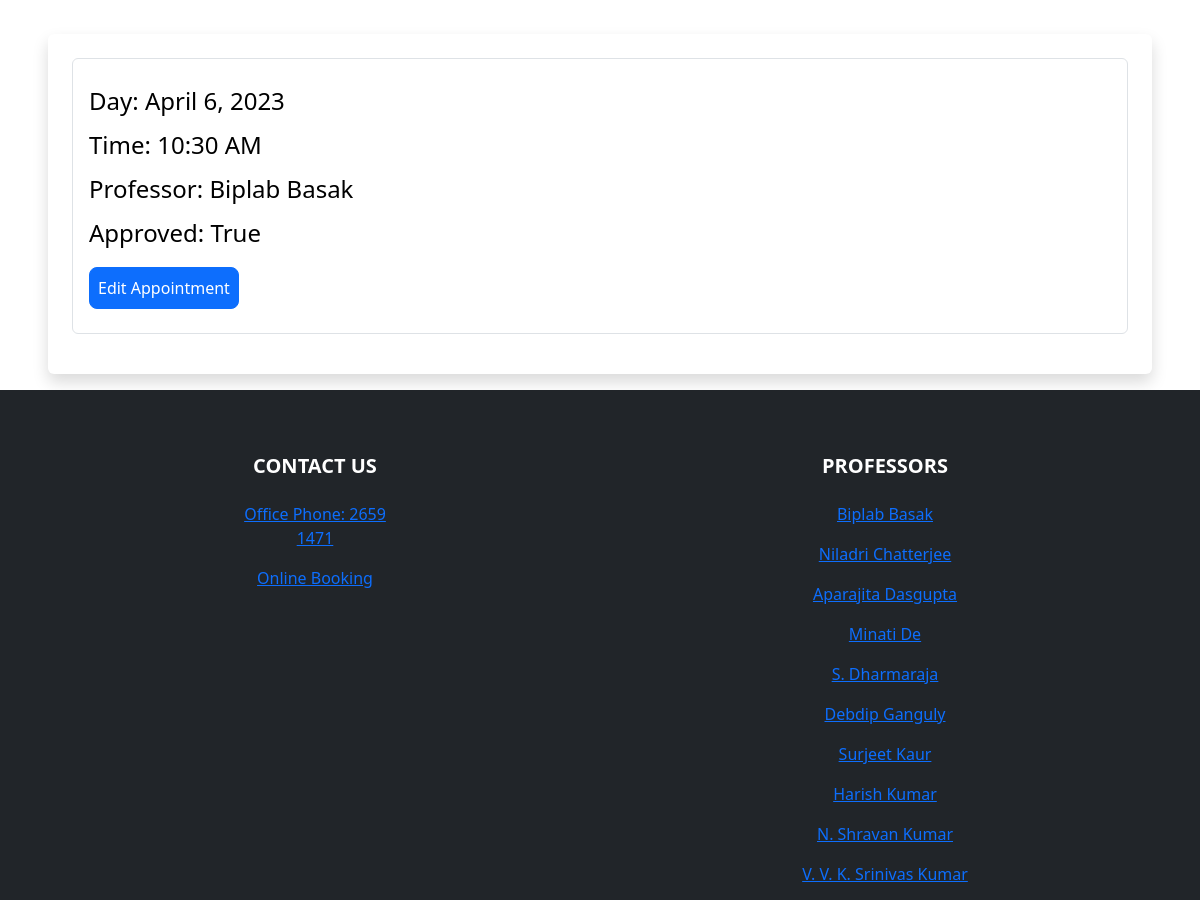
The page /user-panel (signed in, middle part) on the database as committed earlier.
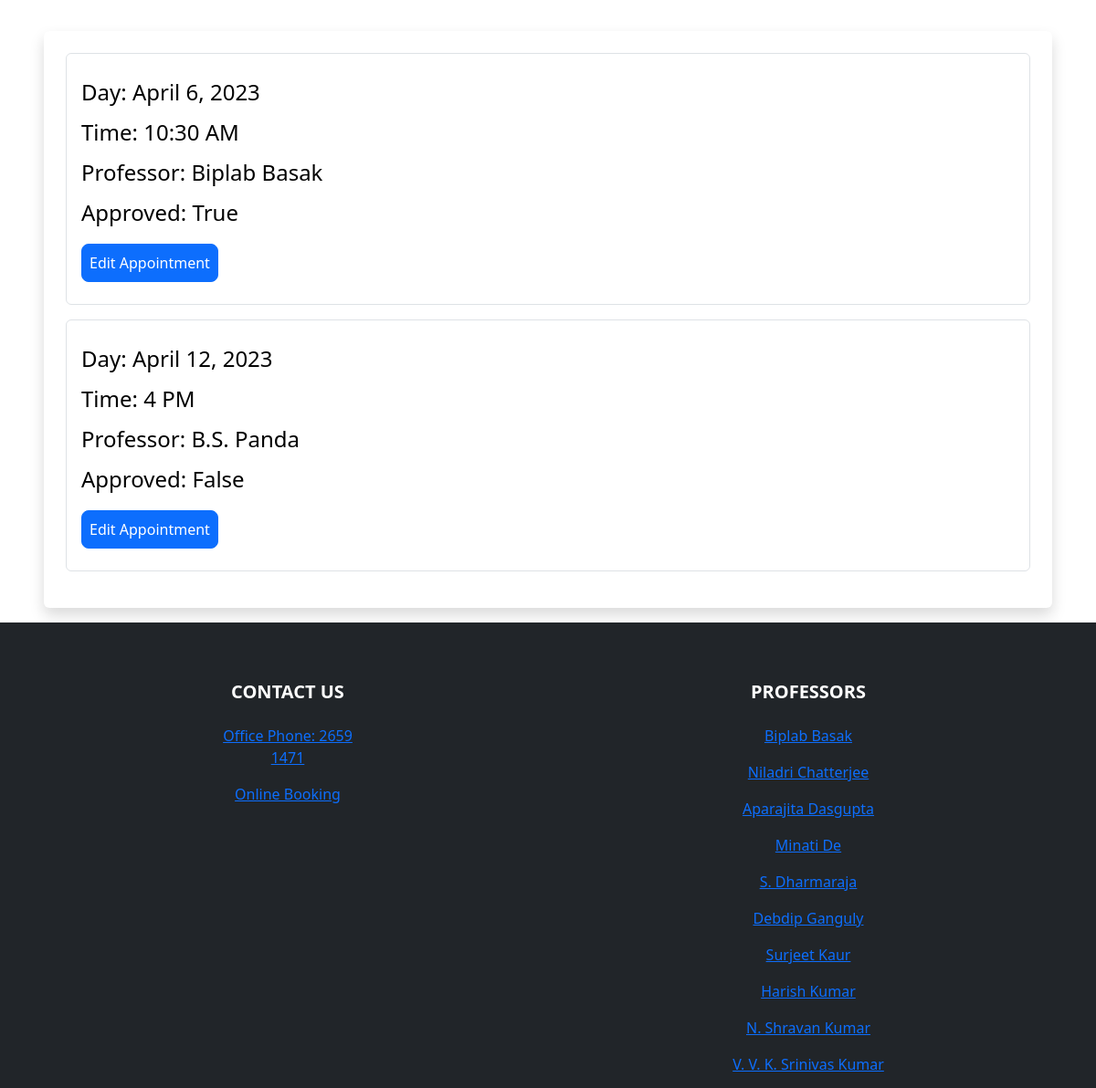
The same page on the database as committed later.
### booking/models.py (models this page shows, shortened)
class Appointment(models.Model) :
    user = models.ForeignKey(User, on_delete=models.CASCADE, null=True, blank=True)
    professors = models.CharField(max_length=50, choices=SELECT_PROFESSOR, default="Aparna Mehra") #Aparna Mehra is the HOD
    day = models.DateField(default=datetime.now)
    time = models.CharField(max_length=10, choices=TIME_CHOICES, default="10 AM")
    time_ordered = models.DateTimeField(default=datetime.now, blank=True)
    approved=models.BooleanField('Approved', default=False)

### booking/views.py (the view)
# urls.py: path('user-panel', views.userPanel, name='userPanel'),
def userPanel(request):
    user = request.user
    appointments = Appointment.objects.filter(user=user).order_by('day', 'time')
    return render(request, 'userPanel.html', {
        'user' :user,
        'appointments' :appointments,
    })

### booking/templates/userPanel.html (shortened to what this page needs)
{% extends 'layout.html' %}
{% load static %}
{% block body %}
{% if user.is_authenticated %}
{% if appointments.count > 0 %}
<div class="mt-5 ">
    <div class="shadow p-4 mb-3 bg-body bg-body rounded text-black  m-5">
        {% for appointment in appointments %}
        <div class="list-group fs-4 border p-3 mb-3">
            <p class="list-group mt-2">Day: {{ appointment.day }}</p>
            <p class="list-group mt-2">Time: {{ appointment.time }}</p>
            <p class="list-group mt-2">Professor: {{ appointment.professors }}</p>
            <p class="list-group mt-2">Approved: {{ appointment.approved }}</p>
            <div class="mt-3 mb-2">
                <a class="btn btn-primary rounded-3 p-2" href="{% url 'userUpdate' appointment.id %}">Edit Appointment</a>
            </div>
        </div>
        {% endfor %}
    </div>
</div>
{% endif %}
{% else %}
<div class="shadow p-4 mb-5 bg-body bg-body rounded text-black  m-5">
    <h1 class="p-2  ms-3">First Sign in!</h1>
    <a href="{% url 'login' %}" class="btn btn-primary text-white">Sign in</a>
</div>
{% endif %}
{% endblock %}

### booking/templates/layout.html (shortened to what this page needs)
{% load static %}
<!doctype html>
<html lang="en">
  <head>
    <link href="https://cdn.jsdelivr.net/npm/bootstrap@5.2.1/dist/css/bootstrap.min.css" rel="stylesheet">
  </head>
  <body>
    {% block body %}
    {% endblock %}
    <footer class="bg-dark text-white">
        <div class="container-fluid pt-3">
            <section class="">
                <div class="container text-center text-md-start mt-5">
                  <div class="row mt-3 text-center">
                    <div class="col-md-2 col-lg-2 col-xl-2 mx-auto mb-4">
                        <h5 class="text-uppercase fw-bold mb-4 textGradient" id="contact">
                            Contact Us
                        </h5>
                        <p>
                            <a href="Office Phone: 2659 1471
                            " class=""><span class="cBlue">Office Phone: 2659 1471
                            </span></a>
                        </p>
                        <p>
                            <a class="uLine cHover" href="{% url 'booking' %}" >Online Booking</a>
                        </p>
                    </div>
                    <div class="col-md-3 col-lg-2 col-xl-2 mx-auto mb-4">
                        <h5 class="text-uppercase fw-bold mb-4 textGradient">
                            Professors
                        </h5>
                        <p>
                            <a href="#!" class="uLine">Biplab Basak</a>
                        </p>
                        <p>
                            <a href="#!" class="uLine">Niladri Chatterjee</a>
                        </p>
                        <p>
                            <a href="#!" class="uLine">Aparajita Dasgupta</a>
                        </p>
                        <p>
                            <a href="#!" class="uLine">Minati De</a>
                        </p>
                        <p>
                            <a href="#!" class="uLine">S. Dharmaraja</a>
                        </p>
                        <p>
                            <a href="#!" class="uLine">Debdip Ganguly</a>
                        </p>
                        <p>
                            <a href="#!" class="uLine">Surjeet Kaur</a>
                        </p>
                        <p>
                            <a href="#!" class="uLine">Harish Kumar</a>
                        </p>
                        <p>
                            <a href="#!" class="uLine">N. Shravan Kumar</a>
                        </p>
                        <p>
                            <a href="#!" class="uLine">V. V. K. Srinivas Kumar</a>
                        </p>
                    </div>
                  </div>
                </div>
              </section>
        </div>
    </footer>
  </body>
</html>

Rows that differ between the two databases and show on the page:
added Appointment: day "April 12, 2023", time "4 PM", professors "B.S. Panda", approved "False"
